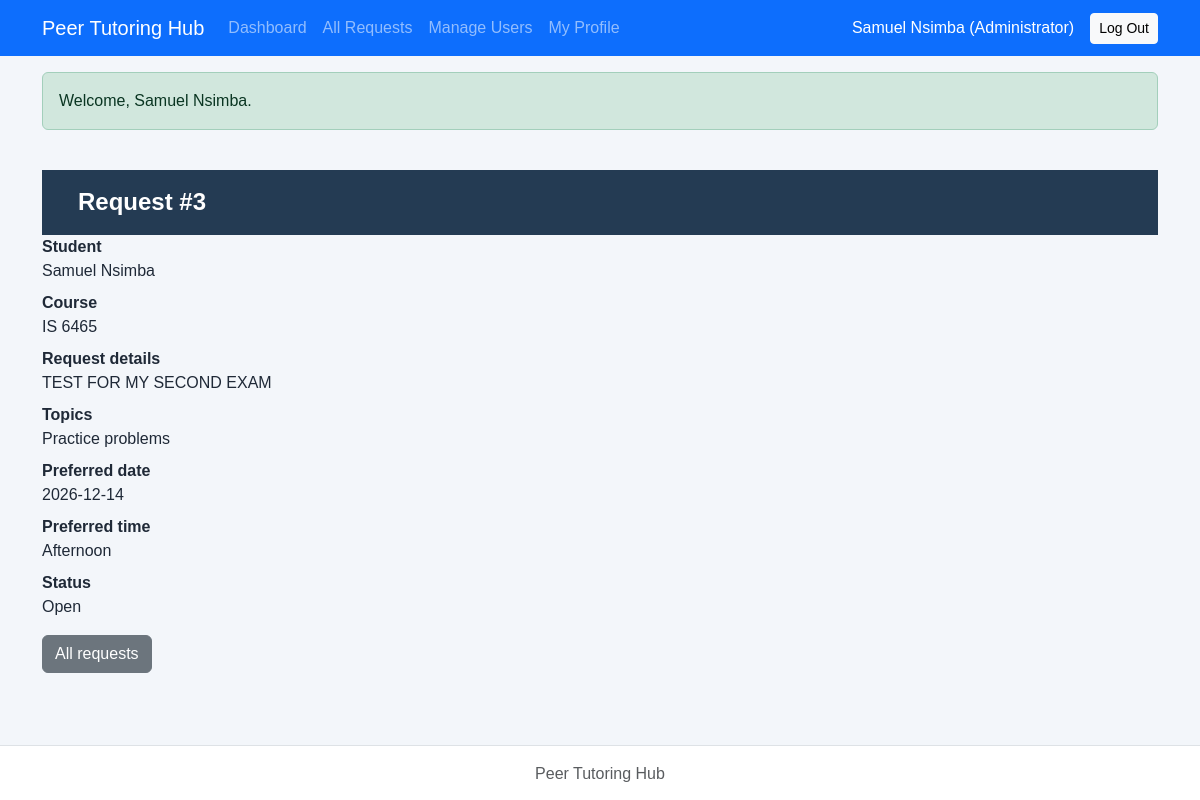
The page /php/request-details.php?request_id=3 (signed in) on the database its author committed.
### tables this page shows
CREATE TABLE users (
    user_id       INTEGER PRIMARY KEY,
    full_name     TEXT NOT NULL,
    email         TEXT NOT NULL UNIQUE,
    password_hash TEXT NOT NULL,
    role          TEXT NOT NULL CHECK (role IN ('Student', 'Tutor', 'Administrator')),
    status        TEXT NOT NULL DEFAULT 'Active' CHECK (status IN ('Active', 'Inactive')),
    created_at    TEXT NOT NULL DEFAULT CURRENT_TIMESTAMP
);

CREATE TABLE tutoring_requests (request_id INTEGER PRIMARY KEY, student_id INTEGER NOT NULL, course TEXT NOT NULL, topic TEXT NOT NULL, preferred_date TEXT NOT NULL, preferred_time TEXT NOT NULL, status TEXT NOT NULL DEFAULT 'Open' CHECK(status IN ('Open','Cancelled','Assigned','Completed')), created_at TEXT NOT NULL DEFAULT CURRENT_TIMESTAMP, FOREIGN KEY(student_id) REFERENCES students(student_id));

CREATE TABLE students (student_id INTEGER PRIMARY KEY, student_name TEXT NOT NULL, student_email TEXT NOT NULL UNIQUE, user_id INTEGER REFERENCES users(user_id));

### repositories/userPDO.php (called while the page is built, shortened)
<?php
function findUserById($pdo, $userId)
{
    $stmt = $pdo->prepare('SELECT user_id, full_name, email, password_hash, role, status, created_at FROM users WHERE user_id = ?');
    $stmt->execute([$userId]);
    return $stmt->fetch();
}

### includes/auth.php (called while the page is built, shortened)
<?php
require_once dirname(__DIR__) . '/services/userService.php';
function takeFlashes()
{
    $f = $_SESSION['flash'] ?? [];
    return $f;
}
function currentUser($pdo = null)
{
    $now = time();
    $pdo = $pdo ?: openDatabase();
    $user = findUserById($pdo, (int)$_SESSION['user_id']);
    return publicUserFields($user);
}
function requireLogin($pdo = null)
{
    $user = currentUser($pdo);
    return $user;
}
function requireRole(array $roles, $pdo = null)
{
    $user = requireLogin($pdo);
    return $user;
}

### services/userService.php (called while the page is built, shortened)
<?php
require_once dirname(__DIR__) . '/repositories/userPDO.php';
function publicUserFields($user)
{
    return [
        'user_id' => (int)$user['user_id'],
        'full_name' => $user['full_name'],
        'email' => $user['email'],
        'role' => $user['role'],
        'status' => $user['status'],
        'created_at' => $user['created_at'],
    ];
}

### repositories/requestPDO.php (called while the page is built, shortened)
<?php
function findRequest($pdo, $id) {
    $stmt=$pdo->prepare('SELECT r.*,s.student_name,s.student_email FROM tutoring_requests r JOIN students s ON r.student_id=s.student_id WHERE r.request_id=?');
    $stmt->execute([$id]);return $stmt->fetch();
}

### services/requestService.php (called while the page is built, shortened)
<?php
require_once dirname(__DIR__).'/repositories/requestPDO.php';
function escapeHtml($v) {return htmlspecialchars((string)$v,ENT_QUOTES,'UTF-8');}
function decodeTopic($topic) {
    $v=json_decode($topic,true);
    return is_array($v)&&isset($v['reason'])&&is_array($v['topics']??null) ? $v : ['reason'=>$topic,'topics'=>[]];
}
require_once dirname(__DIR__).'/services/userService.php';

### php/request-details.php (the view, shortened to what this page needs)
<?php
require_once __DIR__ . '/../includes/auth.php';
require_once __DIR__ . '/../services/requestService.php';
$user = requireRole(['Student', 'Administrator']);
$id = filter_input(INPUT_GET, 'request_id', FILTER_VALIDATE_INT);
$pdo = openDatabase();
$r = findRequest($pdo, $id);
$topic = decodeTopic($r['topic']);
require __DIR__ . '/../includes/header.php';
require __DIR__ . '/../includes/nav.php'; ?>
<main class="container py-4">
    <h1>Request #<?= (int)$id ?></h1>
    <dl>
        <dt>Student</dt>
        <dd><?= escapeHtml($r['student_name']) ?></dd>
        <dt>Course</dt>
        <dd><?= escapeHtml($r['course']) ?></dd>
        <dt>Request details</dt>
        <dd><?= escapeHtml($topic['reason']) ?></dd>
        <dt>Topics</dt>
        <dd><?= escapeHtml(implode(', ', $topic['topics'])) ?></dd>
        <dt>Preferred date</dt>
        <dd><?= escapeHtml($r['preferred_date']) ?></dd>
        <dt>Preferred time</dt>
        <dd><?= escapeHtml($r['preferred_time']) ?></dd>
        <dt>Status</dt>
        <dd><?= escapeHtml($r['status']) ?></dd>
    </dl>
    <a href="requests.php" class="btn btn-secondary"><?= $user['role'] === 'Administrator' ? 'All requests' : 'My requests' ?></a>
</main><?php require __DIR__ . '/../includes/footer.php'; ?>

### includes/nav.php (shortened to what this page needs)
<?php
$navUser = function_exists('currentUser') ? currentUser() : null;
?>
<nav class="navbar navbar-expand-lg navbar-dark bg-primary">
  <div class="container">
    <a class="navbar-brand" href="<?= $navUser ? 'dashboard.php' : 'login.php' ?>">Peer Tutoring Hub</a>
    <div class="navbar-nav me-auto">
      <?php if ($navUser): ?>
        <a class="nav-link" href="dashboard.php">Dashboard</a>
        <?php if ($navUser['role'] === 'Student'): ?>
          <a class="nav-link" href="requests.php">My Requests</a>
          <a class="nav-link" href="request-form.php">Request a Session</a>
        <?php elseif ($navUser['role'] === 'Administrator'): ?>
          <a class="nav-link" href="requests.php">All Requests</a>
          <a class="nav-link" href="manage-users.php">Manage Users</a>
        <?php endif; ?>
        <a class="nav-link" href="profile.php">My Profile</a>
      <?php endif; ?>
    </div>
    <div class="navbar-nav align-items-center">
      <?php if ($navUser): ?>
        <span class="navbar-text text-white me-3"><?= htmlspecialchars($navUser['full_name'] . ' (' . $navUser['role'] . ')', ENT_QUOTES, 'UTF-8') ?></span>
        <form method="post" action="logout.php" class="d-inline m-0 p-0 nav-logout">
          <button type="submit" class="btn btn-sm btn-light">Log Out</button>
        </form>
      <?php else: ?>
        <a class="nav-link" href="login.php">Log In</a>
        <a class="nav-link" href="register.php">Create Account</a>
      <?php endif; ?>
    </div>
  </div>
</nav>
<?php if (function_exists('takeFlashes')): foreach (takeFlashes() as $flash): ?>
  <div class="container mt-3"><div class="alert alert-<?= htmlspecialchars($flash['type'], ENT_QUOTES, 'UTF-8') ?>"><?= htmlspecialchars($flash['message'], ENT_QUOTES, 'UTF-8') ?></div></div>
<?php endforeach; endif; ?>

### css/styles.css (style rules this page uses)
* { box-sizing: border-box; }
body { margin: 0; min-height: 100vh; font-family: Arial, Helvetica, sans-serif; color: #1f2937; background-color: #f3f6fa; }
h1 { margin: 0; padding: 18px 36px; color: #ffffff; font-size: 24px; font-weight: 700; background-color: #243b53; }
.nav-logout { box-shadow: none; background: none; }

### rows shown on the page
users: full_name+role "Samuel Nsimba (Administrator)"
tutoring_requests: student.student_name "Samuel Nsimba", course "IS 6465", topic "TEST FOR MY SECOND EXAM", topic "Practice problems", preferred_date "2026-12-14", preferred_time "Afternoon", status "Open"

### other values the page prints
$flash['message'] "Welcome, Samuel Nsimba."
$id "3"
